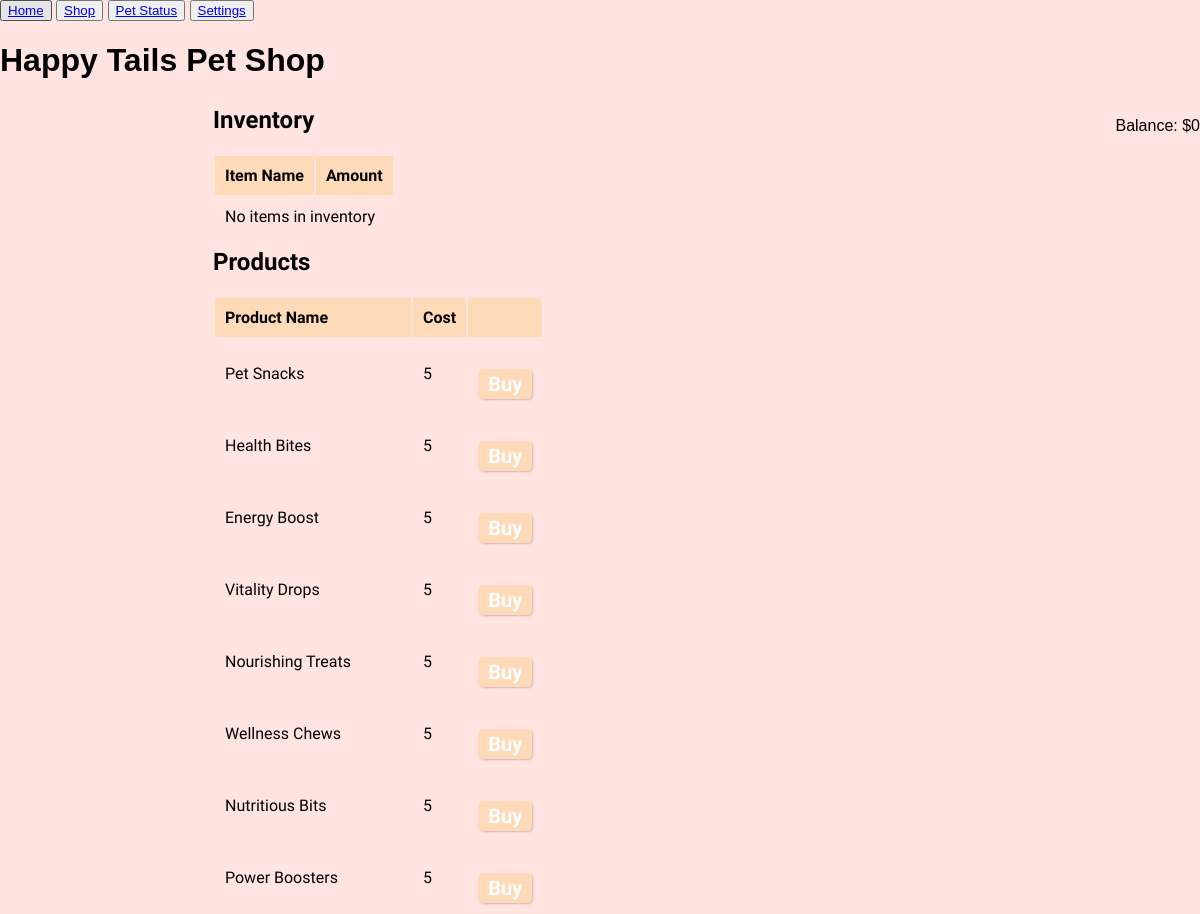
The page /shop (upper part) on the database as committed earlier.
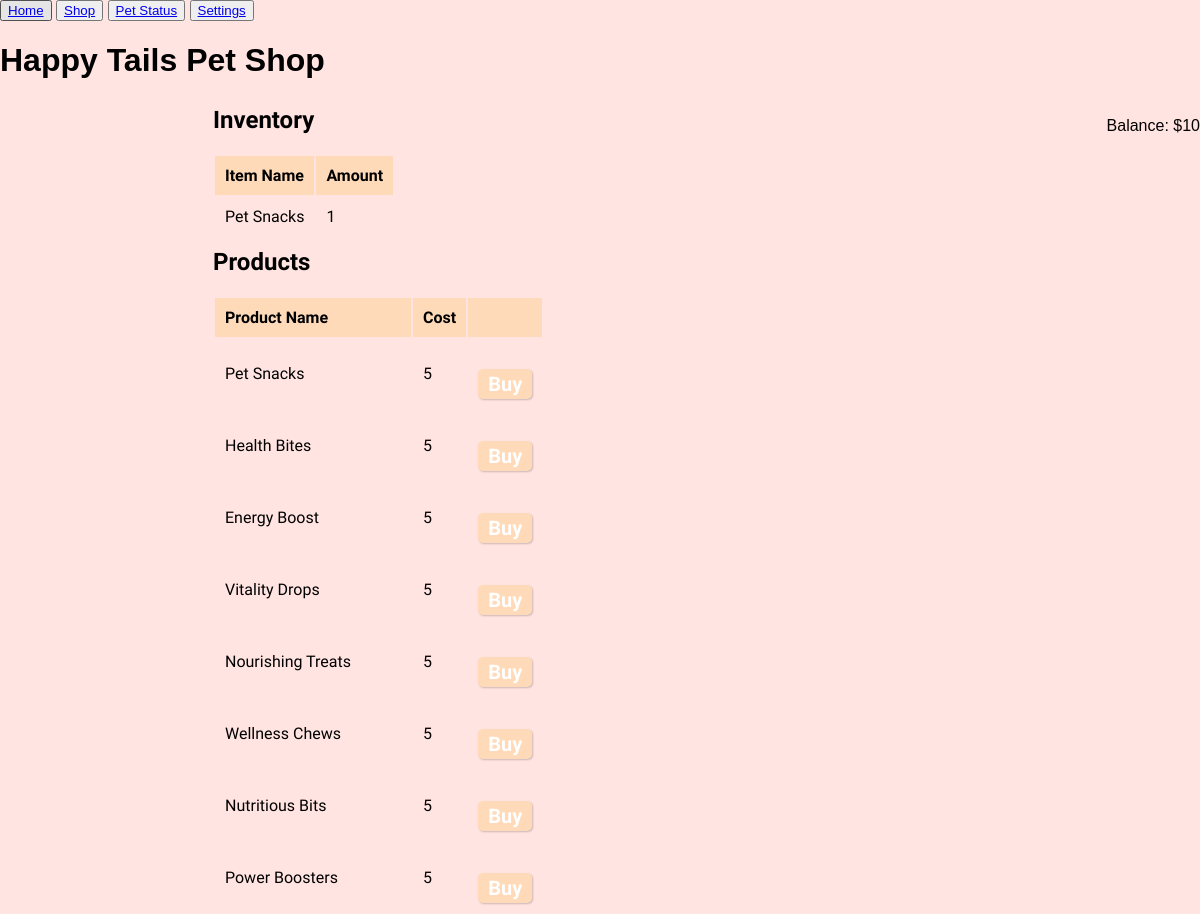
The same page on the database as committed later.
### tables this page shows
CREATE TABLE pet_shop
                (item_id INTEGER PRIMARY KEY AUTOINCREMENT,
                item_name TEXT,
                cost INTEGER,
                effect INTEGER,
                weather_2xx REAL,
                weather_3xx REAL,
                weather_5xx REAL,
                weather_6xx REAL,
                weather_7xx REAL,
                weather_8xx REAL,
                ideal_time INTEGER);

CREATE TABLE inventory
                (user_id TEXT,
                item_id INTEGER,
                item_name TEXT,
                item_amount INTEGER,
                effect INTEGER,
                FOREIGN KEY (user_id) REFERENCES user(user_id),
                FOREIGN KEY (item_id) REFERENCES pet_shop(item_id));

### webapp.py (the view)
@app.route('/shop')
def shop():
    conn = sqlite3.connect('db/accountapet.db')
    c = conn.cursor()
    c.execute("SELECT user_name, user_id FROM current_user")
    result = c.fetchone()
    if result is None:
        return render_template('login.html')
    else:
        user_name, user_id = result[0], result[1]
    c.execute("SELECT wallet FROM users WHERE user_id=?", (user_id,))
    result = c.fetchone()
    wallet = result[0] if result else 0
    c.execute("SELECT item_id, item_name, item_amount, effect FROM inventory WHERE user_id=?", (user_id,))
    user_inventory = c.fetchall()
    c.execute("SELECT item_id, item_name, cost, effect FROM pet_shop")
    pet_shop_items = c.fetchall()
    c.close()
    conn.close()
    return render_template('shop.html', user_name=user_name, wallet=wallet, user_inventory=user_inventory, pet_shop_items=pet_shop_items)

### templates/shop.html (shortened to what this page needs)
<!DOCTYPE html>
<html>
<head>
    <link rel="stylesheet" type="text/css" href="{{ url_for('static', filename='style.css') }}">
</head>
<body>
    <div class="nav">
        <button class="button-nav"><a href="{{ url_for('home') }}">Home</a></button>
        <button class="button-nav"><a href="{{ url_for('shop') }}">Shop</a></button>
        <button class="button-nav"><a href="{{ url_for('pet_status') }}">Pet Status</a></button>
        <button class="button-nav"><a href="{{ url_for('settings') }}">Settings</a></button>
    </div>
    <h1>Happy Tails Pet Shop</h1>
    <p class="wallet">Balance: ${{ wallet }}</p>
    <div class="content">
        <div class="table-container">
          <div class="column table">
            <h2>Inventory</h2>
            <table>
              <thead>
                <tr>
                  <th>Item Name</th>
                  <th>Amount</th>
                </tr>
              </thead>
              <tbody>
                {% if user_inventory %}
                  {% for item in user_inventory %}
                    <tr>
                      <td>{{ item[1] }}</td>
                      <td>{{ item[2] }}</td>
                    </tr>
                  {% endfor %}
                {% else %}
                  <tr>
                    <td colspan="2">No items in inventory</td>
                  </tr>
                {% endif %}
              </tbody>
            </table>
          </div>
          <div class="column table">
            <h2>Products</h2>
            <table>
              <thead>
                <tr>
                  <th>Product Name</th>
                  <th>Cost</th>
                  <th></th>
                </tr>
              </thead>
              <tbody>
                {% for item in pet_shop_items %}
                  <tr>
                    <td>{{ item[1] }}</td>
                    <td>{{ item[2] }}</td>
                    <td>
                      <form action="http://127.0.0.1:5002/shop" method="POST">
                        <button type="submit">Buy</button>
                      </form>
                    </td>
                  </tr>
                {% endfor %}
              </tbody>
            </table>
          </div>
        </div>
    </div>
</body>
</html>

### static/style.css (style rules this page uses)
body { margin: 0; padding: 0; font-family: sans-serif; background-color: #FFE4E1; }
.content { max-width: 800px; margin: 0 auto; }
form { width: 40%; }
form button { display: block; height: 40px; margin-top: 20px; font-size: 20px; font-weight: bold; font-family: 'Tilt Warp'; color: #fff; background-color: #FFDAB9; border-radius: 5px; border: none; box-shadow: 1px 1px 2px rgba(0,0,0,0.2); padding: 0 10px; }
.wallet { float: right; }
.table-container { display: flex; flex-wrap: wrap; justify-content: center; align-items: flex-start; }
.table { width: 48%; margin-right: 1%; margin-left: 1%; }
.table h2 { font-size: 24px; font-family: 'Tilt Warp'; margin-top: 0; margin-bottom: 20px; }
.table th, .table td { padding: 10px; text-align: left; font-size: 16px; font-family: 'Tilt Warp'; }
.table th { background-color: #FFDAB9; }
.table td { background-color: #FFE4E1; }
.table td button { background-color: #FFDAB9; color: #fff; border-radius: 5px; border: none; box-shadow: 1px 1px 2px rgba(0,0,0,0.2); padding: 0 10px; height: 30px; cursor: pointer; }
.column { flex: 50%; padding: 5px; }

Rows that differ between the two databases and show on the page:
added inventory: item_name "Pet Snacks", item_amount "1"
Other text that changed with them:
{{ wallet }}: "0" → "10"
text no longer shown: "No items in inventory"
